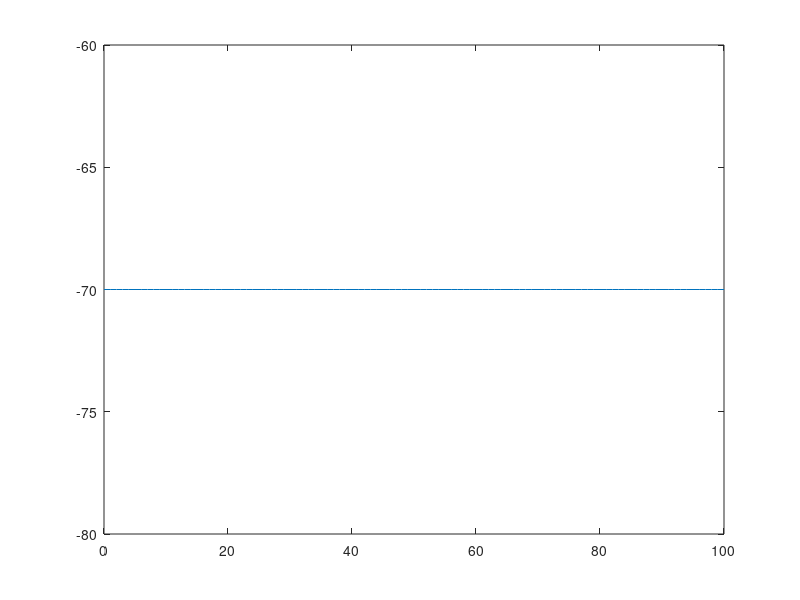

Write MATLAB code to recreate this figure.
%ECE-4784-Electrophysiology
%==========================
%Model Stage 1 Question 1 plotting membrane voltage in steady state. 

%Sanjay Ravi
%Georgia Tech ECE 4784
% simulation parameters
t = 0:100; % Time in ms

% constants
g_K = 36; % g's in mS/cm^2
g_Na = 120;
g_L = 0.3;
E_K = -12;
E_Na = 115;
E_L = 10.6;
V_rest = -70;

%Calculating r
r = g_Na/g_K;
disp(r)

% Plotting Membrane Voltage
V_m(1:101) = V_rest; 
plot (t, V_m)
xlabel = ('Time (mSec)'); ylabel = ('Membrane Voltage (mV)');
